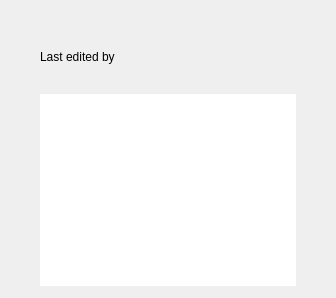
         <widget class="QWidget" name="articleWidget">
          <layout class="QVBoxLayout" name="articleLayout" stretch="0,0,0,1">
           <property name="spacing">
            <number>8</number>
           </property>
           <property name="leftMargin">
            <number>40</number>
           </property>
           <property name="topMargin">
            <number>28</number>
           </property>
           <property name="rightMargin">
            <number>40</number>
           </property>
           <property name="bottomMargin">
            <number>12</number>
           </property>
           <item>
            <widget class="QLabel" name="pageTitleLabel">
             <property name="wordWrap">
              <bool>true</bool>
             </property>
             <property name="textInteractionFlags">
              <set>Qt::TextSelectableByMouse</set>
             </property>
            </widget>
           </item>
           <item>
            <layout class="QHBoxLayout" name="pageMetaLayout">
             <property name="spacing">
              <number>4</number>
             </property>
             <item>
              <widget class="QLabel" name="pageMetaPrefixLabel">
               <property name="text">
                <string>Last edited by</string>
               </property>
              </widget>
             </item>
             <item>
              <widget class="GxsIdLabel" name="pageAuthorLabel"/>
             </item>
             <item>
              <widget class="QLabel" name="pageDateLabel"/>
             </item>
             <item>
              <spacer name="pageMetaSpacer">
               <property name="orientation">
                <enum>Qt::Horizontal</enum>
               </property>
               <property name="sizeHint" stdset="0">
                <size>
                 <width>10</width>
                 <height>10</height>
                </size>
               </property>
              </spacer>
             </item>
            </layout>
           </item>
           <item>
            <widget class="QLabel" name="pageTagsLabel">
             <property name="sizePolicy">
              <sizepolicy hsizetype="Preferred" vsizetype="Minimum">
               <horstretch>0</horstretch>
               <verstretch>0</verstretch>
              </sizepolicy>
             </property>
             <property name="textFormat">
              <enum>Qt::RichText</enum>
             </property>
             <property name="wordWrap">
              <bool>true</bool>
             </property>
            </widget>
           </item>
           <item>
            <widget class="RSTextBrowser" name="textBrowser">
             <property name="frameShape">
              <enum>QFrame::NoFrame</enum>
             </property>
             <property name="openExternalLinks">
              <bool>true</bool>
             </property>
            </widget>
           </item>
          </layout>
         </widget>
